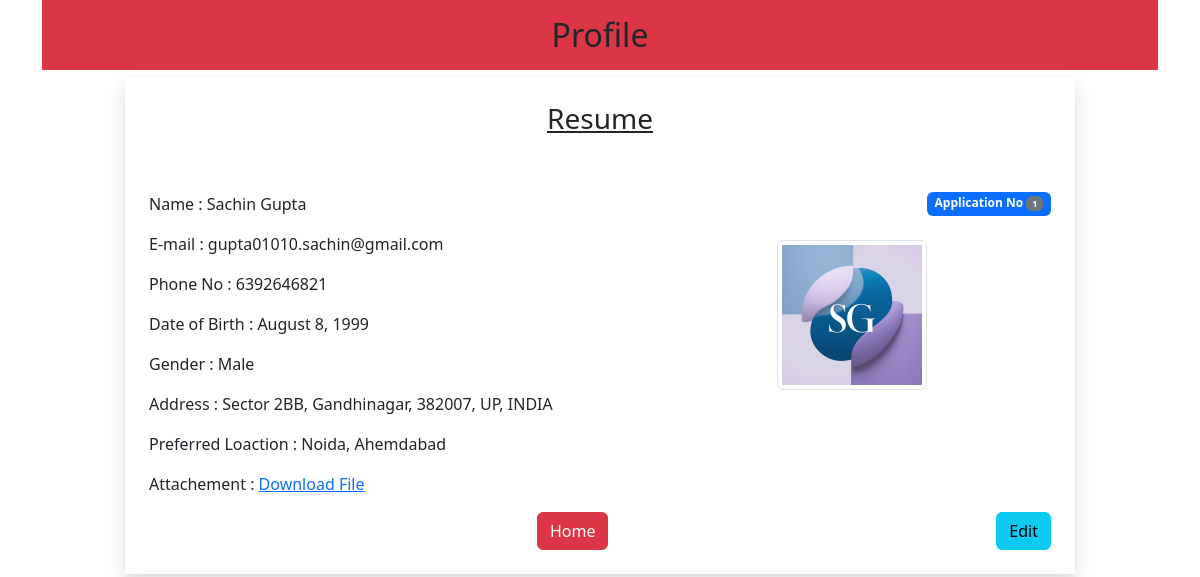
Page /profile/1/ on the committed database.
### ResumeManager/models.py (models this page shows, shortened)
class Resume(models.Model):
    INDIAN_STATES = [
    ('AP', 'Andhra Pradesh'),
    ('AR', 'Arunachal Pradesh'),
    ('AS', 'Assam'),
    ('BR', 'Bihar'),
    ('CT', 'Chhattisgarh'),
    ('GA', 'Goa'),
    ('GJ', 'Gujarat'),
    ('HR', 'Haryana'),
    ('HP', 'Himachal Pradesh'),
    ('JH', 'Jharkhand'),
    ('KA', 'Karnataka'),
    ('KL', 'Kerala'),
    ('MP', 'Madhya Pradesh'),
    ('MH', 'Maharashtra'),
    ('MN', 'Manipur'),
    ('ML', 'Meghalaya'),
    ('MZ', 'Mizoram'),
    ('NL', 'Nagaland'),
    ('OR', 'Odisha'),
    ('PB', 'Punjab'),
    ('RJ', 'Rajasthan'),
    ('SK', 'Sikkim'),
    ('TN', 'Tamil Nadu'),
    ('TS', 'Telangana'),
    ('TR', 'Tripura'),
    ('UP', 'Uttar Pradesh'),
    ('UK', 'Uttarakhand'),
    ('WB', 'West Bengal')
]
    name = models.CharField(max_length=256)
    email_id = models.EmailField()
    phone_no = models.PositiveIntegerField()
    dob = models.DateField(auto_now = False, auto_now_add = False)
    gender = models.CharField(max_length=10)
    profile_img = models.ImageField(upload_to='media/candidates_images', blank=True)
    landmark = models.CharField(max_length=520)
    city = models.CharField(max_length=128)
    zip_code = models.PositiveIntegerField()
    state = models.CharField(choices= INDIAN_STATES, max_length=128)
    country = models.CharField(max_length=128, default="INDIA")
    preferred_location = models.CharField(max_length=128)
    user_file = models.FileField(upload_to='document/', blank=True)

### ResumeManager/views.py (the view)
# urls.py: path('profile/<int:id>/', views.user_profile, name = "profile"),
def user_profile(request, id = None):
    user = get_list_or_404(Resume, pk = id)
    return render(request, 'user-profile.html/', {'user': user})

### ResumeManager/templatetags/custom_filter.py (called while the page is built)
@register.filter(name = 'remove_special_char')
def remove_character(value, arg):
    print("Values : ",value)
    print("Args : ",arg)
    for characters in arg:
        print("Character ",characters)
        value = value.replace(characters, '')
    return value

### ResumeManager/template/ResumeManager/user-profile.html (shortened to what this page needs)
{% extends 'layout.html' %}
{% load static %}
{% load custom_filter %}
{% block content %}
    <h2 class ="text-center bg-danger p-3"> Profile</h2>
    <div class="row">
        <div class="col-sm-10 shadow p-4 offset-sm-1">
            <h3 class="text-center pb-5"><u>Resume</u></h3>
            {% for candidate in user %}
                <p class="badge text-bg-primary float-end">
                    Application No <span class="badge text-bg-secondary">{{candidate.id}}</span>
                </p>
                <img class="img-fluid img-thumbnail mt-5 float-end" src="{{candidate.profile_img.url}}" target="_blank">
                <p class=""> Name : {{candidate.name}}</p>
                <p class=""> E-mail : {{candidate.email_id}}</p>
                <p class=""> Phone No : {{candidate.phone_no}}</p>
                <p class=""> Date of Birth : {{candidate.dob | date:"F j, Y" }}</p>
                <p class=""> Gender : {{candidate.gender}}</p>
                <p class=""> Address : {{candidate.landmark}}, {{candidate.city}}, {{candidate.zip_code}},
                                            {{candidate.state}}, {{candidate.country}}</p>
                <p class=""> Preferred Loaction : {{candidate.preferred_location | remove_special_char:"[]'"}}</p>
                <p class=""> Attachement : <a href = "{{candidate.user_file.url}}" target="_blank">Download File</a></p>
                <a href="{% url 'update' candidate.id %}" class="btn btn-info float-end">Edit</a>
            {% endfor %}
                <div class="text-center">
                    <a href="{% url 'index' %}" class="btn btn-danger">Home</a>
                </div>
        </div>
    </div>
{% endblock %}

### ResumeManager/template/ResumeManager/layout.html (shortened to what this page needs)
{% load static %}
<!DOCTYPE html>
<html lang="en">
<head>
    <link href="https://cdn.jsdelivr.net/npm/bootstrap@5.3.3/dist/css/bootstrap.min.css" rel="stylesheet">
    <link rel="stylesheet" href="{% static 'css/style.css' %}">
</head>
<body>
    <div class="container">
    {% block content %}
    {% endblock %}
    </div>
</body>
</html>

### ResumeManager/static/css/style.css (style rules this page uses)
.img-thumbnail { height: 150px !important; width: 150px !important; }

### rows in the picture
Resume: id "1", profile_img (picture), name "Sachin Gupta", email_id "gupta01010.sachin@gmail.com", phone_no "6392646821", dob "August 8, 1999", gender "Male", landmark "Sector 2BB", city "Gandhinagar", zip_code "382007", state "UP", country "INDIA", preferred_location|remove_special_char "Noida, Ahemdabad"
